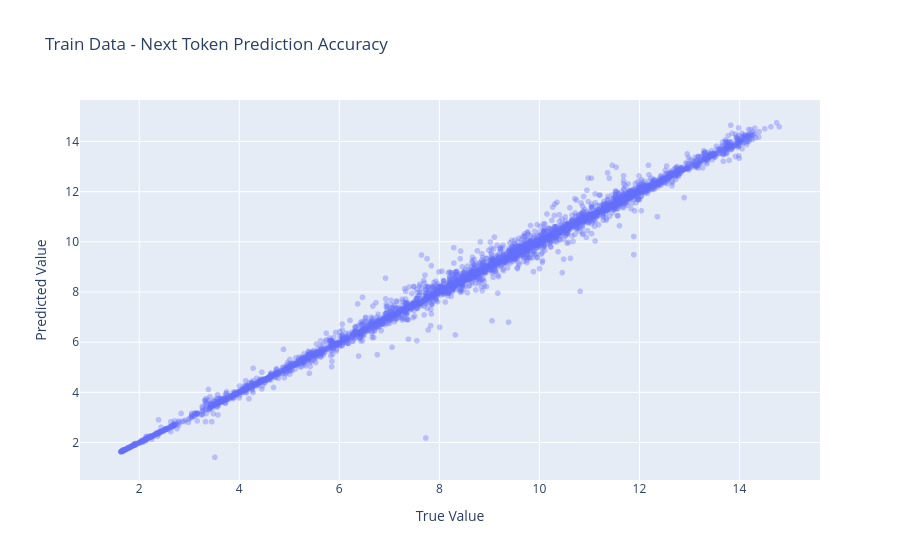

The notebook cell saved with this chart:
### Code cell
dataset_raw = TimeSeriesDatasetRaw(train_episodes, context_window=CONTEXT_WINDOW, vocab_size=VOCAB_SIZE)
sample_count = min(EVAL_SAMPLE_SIZE, len(dataset_raw))
x_batch, y_batch = dataset_raw[range(sample_count)]

print(x_batch.shape)
y_predict = learner.predict(x_batch, num_periods=1)[0][:, -1]

df = pd.DataFrame({
    "True Value": np.asarray(y_batch),
    "Predicted Value": np.asarray(y_predict),
})
fig = px.scatter(
    df,
    x="True Value",
    y="Predicted Value",
    opacity=0.35,
    title="Train Data - Next Token Prediction Accuracy",
)
fig.show()

### Figure 1 — Plotly figure (JSON) as saved in the notebook; plotly's stock layout.template omitted (floating-point values rounded to 4 significant figures; data arrays with more than 128 entries replaced by an {"elided": "..."} marker saying what was removed)
{"data": [{"hovertemplate": "True Value=%{x}<br>Predicted Value=%{y}<extra></extra>", "legendgroup": "", "marker": {"color": "#636efa", "opacity": 0.35, "symbol": "circle"}, "mode": "markers", "name": "", "showlegend": false, "type": "scattergl", "x": {"elided": "5000 float values"}, "xaxis": "x", "y": {"elided": "5000 float values"}, "yaxis": "y"}], "layout": {"legend": {"tracegroupgap": 0}, "title": {"text": "Train Data - Next Token Prediction Accuracy"}, "xaxis": {"anchor": "y", "domain": [0, 1], "title": {"text": "True Value"}}, "yaxis": {"anchor": "x", "domain": [0, 1], "title": {"text": "Predicted Value"}}}}
